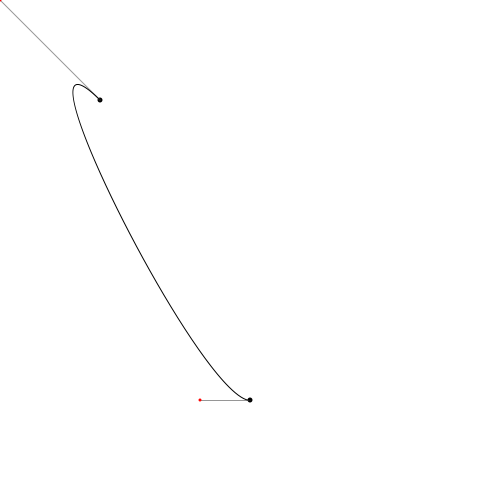
Frame 1 (no input)
Frame 60 (the mouse pressed at the canvas centre just before this capture): identical to frame 1, image omitted
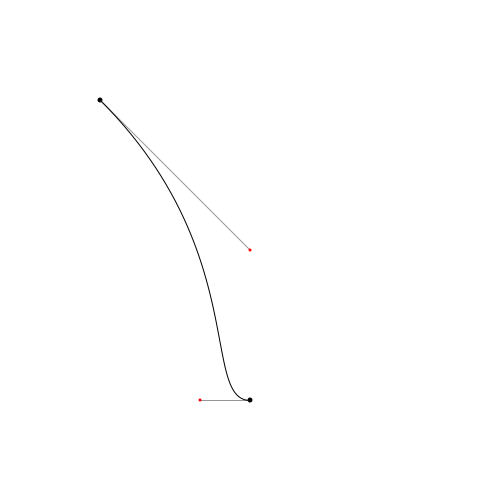
Frame 120 (the mouse held since frame 60 and released just before this capture)

The Processing sketch that drew these frames (run headless with seeded random() and noise(); from frame 60 on, the mouse is pressed at the canvas centre):

// Processing sketch: beziers
// ── beziers.pde
void setup() {
  size(500,500);   
}

void draw() {
  background(255);
  float a1x, a1y;
  float a2x, a2y;
  float c1x, c1y;
  float c2x, c2y;
  a1x = 100;
  a1y = 100;
  a2x = 250;
  a2y = 400;
  c1x = mouseX;
  c1y = mouseY;
  c2x = 200;
  c2y = 400;
    
  noStroke();
  fill(0);
  ellipse(a1x,a1y,5,5);
  ellipse(a2x,a2y,5,5);  
  noFill();
  stroke(150);
  line(a1x,a1y,c1x,c1y);
  line(a2x,a2y,c2x,c2y); 
  noStroke();
  fill(255,0,0);
  ellipse(c1x,c1y,3,3);
  ellipse(c2x,c2y,3,3);
  noFill();
  stroke(0);
  bezier(a1x,a1y,c1x,c1y,c2x,c2y,a2x,a2y);
}
// ── Bez.pde
class Bez {
  Bez() {
  
  }
} 
